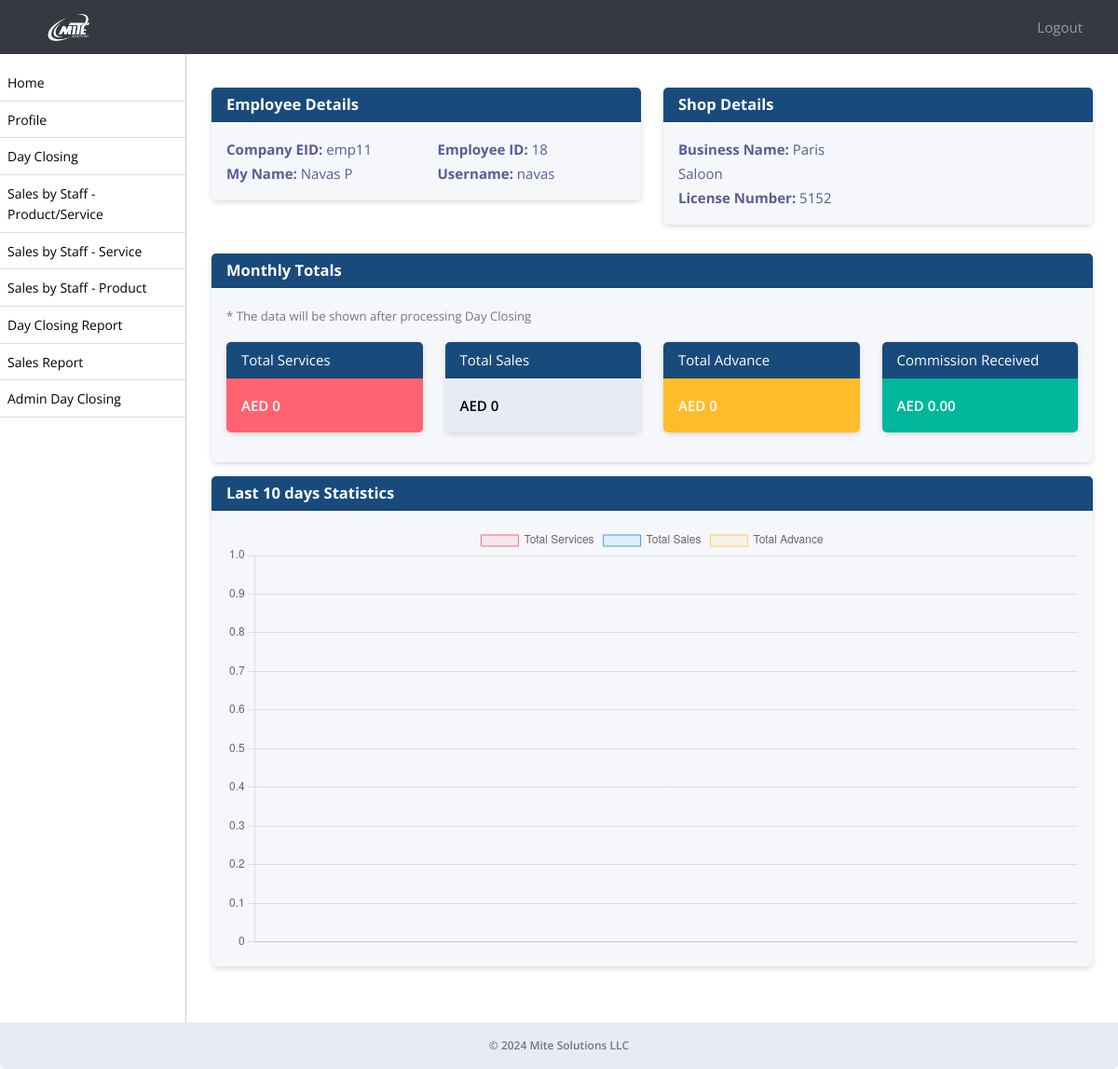
/employee-dashboard/ (signed in), run on an earlier commit of the app's database.
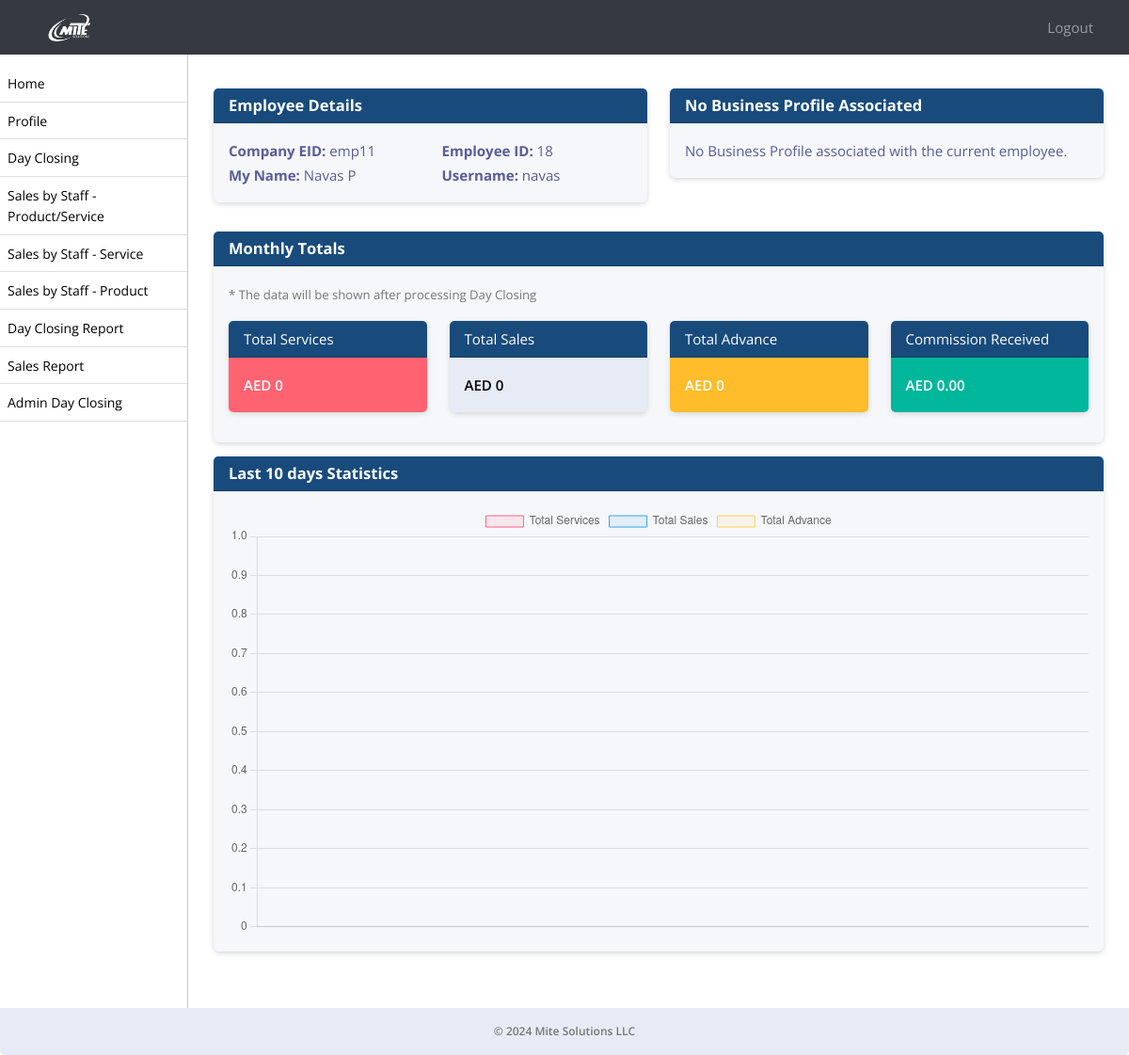
And on a later commit of the database.
### ezshopapp/models.py (models this page shows, shortened)
class Module(models.Model):
    URL_CHOICES = [
        ('/sale/dayclosing/', 'Day Closing'),
        ('/dayclosing/admin/', 'Admin Day Closing'),
        ('/sale/sales-by-staff-item-service/', 'Sales by Staff - Product/Service'),
        ('/sale/sales-by-staff-service/', 'Sales by Staff - Service'),
        ('/sale/sales-by-staff-item/', 'Sales by Staff - Product'),
        ('/sale/day-closing-report/', 'Day Closing Report'),
        ('/sale/sales-report/', 'Sales Report'),
    ]
    URL_NAMES = [
        ('Day Closing', '/sale/dayclosing/'),
        ('Admin Day Closing', '/dayclosing/admin/'),
        ('Sales by Staff - Product/Service', '/sale/sales-by-staff-item-service/'),
        ('Sales by Staff - Service', '/sale/sales-by-staff-service/'),
        ('Sales by Staff - Product', '/sale/sales-by-staff-item/'),
        ('Day Closing Report', '/sale/day-closing-report/'),
        ('Sales Report', '/sale/sales-report/'),
    ]
    url = models.CharField(max_length=150, choices=URL_CHOICES, null=True, verbose_name='Page Name')
    name = models.CharField(max_length=50, choices=URL_NAMES, null=True, verbose_name='Page URL')
    created_on = models.DateTimeField(auto_now_add=True, null=True)

class Employee(models.Model):
    employee_id = models.CharField(max_length=10, unique=True)
    username = models.CharField(max_length=50, null=True)
    password = models.CharField(max_length=50, null=True)
    business_profile = models.CharField(max_length=255, null=True)
    business_profile_id = models.IntegerField(null=True)
    first_name = models.CharField(max_length=255)
    second_name = models.CharField(max_length=255)
    nationality = models.CharField(max_length=255)
    mobile_no = models.CharField(max_length=20, blank=True, null=True)
    passport_no = models.CharField(max_length=20, unique=True)
    passport_expiration_date = models.DateField()
    emirates_id = models.CharField(max_length=20, unique=True)
    id_expiration_date = models.DateField()
    basic_pay = models.DecimalField(max_digits=10, decimal_places=2)
    house_allowance = models.DecimalField(max_digits=10, decimal_places=2, default=0)
    transportation_allowance = models.DecimalField(max_digits=10, decimal_places=2, default=0)
    commission_percentage = models.DecimalField(max_digits=5, decimal_places=2, default=0, validators=[MinValueValidator(0)])
    joining_date = models.DateField()
    job_role = models.ForeignKey(Role, on_delete=models.SET_NULL, null=True)
    is_employee = models.BooleanField(default=True)
    created_on = models.DateTimeField(auto_now_add=True, null=True)

class Shop(models.Model):
    name = models.CharField(max_length=255, verbose_name='Shop Name')
    license_number = models.CharField(max_length=50, unique=True)
    num_users = models.PositiveIntegerField(verbose_name='Number of Users')
    vat_remainder = models.BooleanField(default=True, verbose_name='VAT Reminder')
    employee_transaction_window = models.BooleanField(default=True)
    license_expiration_reminder = models.BooleanField(default=True, verbose_name='License Expiration Reminder')
    employee_visa_expiration_reminder = models.BooleanField(default=True, verbose_name='Employee Visa Expiration Reminder')
    employee_passport_expiration_reminder = models.BooleanField(default=True, verbose_name='Employee Passport Expiration Reminder')
    admin_email = models.EmailField(max_length=100, default='')
    created_on = models.DateTimeField(auto_now_add=True, null=True)

### ezshopapp/views.py (the view)
# urls.py: path('employee-dashboard/', employee_dashboard, name='employee_dashboard'),
def employee_dashboard(request):
    employee_id = request.session.get('employee_id')
    employee = get_object_or_404(Employee, pk=employee_id)
    business_profile = BusinessProfile.objects.filter(name=employee.business_profile).first()
    shop = Shop.objects.filter(name=business_profile.name).first()
    current_month = timezone.now().month
    current_year = timezone.now().year
    first_day_of_month = timezone.datetime(current_year, current_month, 1)
    last_day_of_month = timezone.datetime(current_year, current_month, calendar.monthrange(current_year, current_month)[1])
    day_closings = DayClosingAdmin.objects.filter(employee_id=employee_id, date__gte=first_day_of_month, date__lte=last_day_of_month)
    role = Role.objects.filter(name=employee.job_role).first()
    active_modules = role.modules.all()
    if day_closings.exists():
        total_services = day_closings.aggregate(total_services=Sum('total_services'))['total_services'] or 0
        total_sales = day_closings.aggregate(total_sales=Sum('total_sales'))['total_sales'] or 0
        total_advance = sum(float(closing.advance) for closing in day_closings if closing.advance is not None)
        print(total_advance)
    else:
        total_services = 0
        total_sales = 0
        total_advance = 0
    if employee and employee.commission_percentage:
        com_cal = employee.commission_percentage / 100
    else:
        com_cal = 0
    if total_services is not None and total_sales is not None:
        commission = (total_services + total_sales) * com_cal
    else:
        commission = 0  # Set commission to 0 if total_services or total_sales is None
    chart_data = [{
        'date': closing.date.strftime('%Y-%m-%d'),
        'total_services': float(closing.total_services),
        'total_sales': float(closing.total_sales),
        'total_advance': float(closing.advance) if closing.advance is not None else 0,
    } for closing in day_closings]
    chart_data_json = json.dumps(chart_data)
    context = {
        'employee': employee,
        'business_profile': business_profile,
        'shop': shop,
        'total_services': total_services,
        'total_sales': total_sales,
        'total_advance': total_advance,
        'commission': commission,
        'chart_data_json': chart_data_json,
        'active_modules': active_modules,
    }
    return render(request, 'employee_dashboard.html', context)

### ezshopapp/models.py (called while the page is built)
    def __str__(self):
        return self.name

### ezshopapp/templates/employee_dashboard.html (shortened to what this page needs)
{% extends 'emp_base.html' %}
{% block content %}
<div class="container mt-2 mb-4">
    <div class="row d-none d-lg-flex ">
        <div class="col-md-6">
            <div class="card mb-3">
                <div class="card-header">
                    <h5 class="mb-0 text-white">Employee Details</h5>
                </div>
                <div class="card-body">
                    <div class="row">
                        <div class="col-md-6">
                            <p class="mb-0"><strong>Company EID:</strong> {{ employee.employee_id }}</p>
                            <p class="mb-0 text-capitalize"><strong>My Name:</strong> {{ employee.first_name }} {{ employee.second_name }}</p>
                        </div>
                        <div class="col-md-6">
                            <p class="mb-0"><strong>Employee ID:</strong> {{ employee.id }}</p>
                            <p class="mb-0"><strong>Username:</strong> {{ employee.username }}</p>
                        </div>
                    </div>
                </div>
            </div>
        </div>
        <div class="col-md-6">
            {% if shop %}
                <div class="card mb-3">
                    <div class="card-header">
                       <h5 class="mb-0 text-white">Shop Details</h5>
                    </div>
                    <div class="card-body">
                        <div class="row">
                            <div class="col-md-6">
                                <p class="mb-0"><strong>Business Name:</strong> {{ shop.name }}</p>
                                <p class="mb-0"><strong>License Number:</strong> {{ shop.license_number }}</p>
                            </div>
                        </div>
                    </div>
                </div>
            {% else %}
                <div class="card mb-3">
                    <div class="card-header">
                       <h5 class="mb-0 text-white">No Business Profile Associated</h5>
                    </div>
                    <div class="card-body">
                        <p>No Business Profile associated with the current employee.</p>
                    </div>
                </div>
            {% endif %}
        </div>
    </div>
    <div class="">
        <div class="card">
            <div class="card-header">
                <h5 class="mb-0 text-white">
                    Monthly Totals
                </h5>
            </div>
            <div class="card-body ">
                <div class="row">
                    <p><small class="text-muted">* The data will be shown after processing Day Closing</small></p>
                </div>
                <div class="row d-flex flex-wrap  justify-content-between align-items-center">
                <div class="col-md-3">
                    <div class="card mb-3">
                        <div class="card-header">
                            Total Services
                        </div>
                        <div class="card-body bg-red" >
                            <p>AED {{ total_services }}</p>
                        </div>
                    </div>
                </div>
                <div class="col-md-3">
                    <div class="card mb-3">
                        <div class="card-header">
                            Total Sales
                        </div>
                        <div class="card-body bg-light">
                            <p>AED {{ total_sales }}</p>
                        </div>
                    </div>
                </div>
                <div class="col-md-3 ">
                    <div class="card mb-3">
                        <div class="card-header ">
                            Total Advance
                        </div>
                        <div class="card-body bg-warning">
                            <p>AED {{ total_advance }}</p>
                        </div>
                    </div>
                </div>
                <div class="col-md-3">
                    <div class="card mb-3">
                        <div class="card-header">
                            Commission Received
                        </div>
                        <div class="card-body bg-success">
                            <p>AED {{ commission }}</p>
                        </div>
                    </div>
                </div>
            </div>
        </div>
        </div>
    </div>
    <div class=" mt-2 mb-4">
        <div class="card">
            <div class="card-header">
                <h5 class="mb-0 text-white">Last 10 days Statistics</h5>
            </div>
        <div class="card-body">
            <canvas id="transactionChart" class="custom-graph"></canvas>
        </div>
    </div>
    </div>
    <div class="mb-5">
        <br/>
    </div>
</div>
{% block extra_js %}
<script>
    // JavaScript code for rendering the bar chart using Chart.js
    var chart_data = JSON.parse('{{ chart_data_json|escapejs }}');
var chart_labels = [];
var total_services_data = [];
var total_sales_data = [];
var total_advance_data = [];
// Extracting data for chart
chart_data.forEach(function(item) {
    chart_labels.push(item.date);
    total_services_data.push(item.total_services);
    total_sales_data.push(item.total_sales);
    total_advance_data.push(item.advance);
});
// Drawing the chart
var ctx = document.getElementById('transactionChart').getContext('2d');
var myChart = new Chart(ctx, {
    type: 'bar',
    data: {
        labels: chart_labels,
        datasets: [{
            label: 'Total Services',
            data: total_services_data,
            backgroundColor: 'rgba(255, 99, 132, 0.1)',
            borderColor: 'rgba(255, 99, 132, 1)',
            borderWidth: 1
        }, {
            label: 'Total Sales',
            data: total_sales_data,
            backgroundColor: 'rgba(54, 162, 235, 0.1)',
            borderColor: 'rgba(54, 162, 235, 1)',
            borderWidth: 1
        }, {
            label: 'Total Advance',
            data: total_advance_data,
            backgroundColor: 'rgba(255, 206, 86, 0.1)',
            borderColor: 'rgba(255, 206, 86, 1)',
            borderWidth: 1
        }]
    },
    options: {
        scales: {
            y: {
                beginAtZero: true
            }
        }
    }
});
    localStorage.setItem('employee_id', '{{ request.session.employee_id }}');
    var employeeId = localStorage.getItem('employee_id');
    document.getElementById('employee').value = employeeId;
</script>
{% endblock %}
{% endblock %}

### ezshopapp/templates/emp_base.html (shortened to what this page needs)
{% load static %}
<!DOCTYPE html>
<html lang="en">
<head>
    <link rel="stylesheet" href="https://stackpath.bootstrapcdn.com/bootstrap/4.3.1/css/bootstrap.min.css">
    <link href="../../static/js/style.css" rel="stylesheet">
    <link rel="stylesheet" type="text/css" href="https://cdn.datatables.net/1.11.5/css/jquery.dataTables.css">
    <link rel="stylesheet" href="https://use.fontawesome.com/releases/v5.8.2/css/all.css">
    <link rel="stylesheet" href="https://cdn.datatables.net/1.10.24/css/dataTables.bootstrap4.min.css"/>
    <link rel="stylesheet" type="text/css" href="https://cdn.jsdelivr.net/npm/daterangepicker/daterangepicker.css" />
<link rel="stylesheet" href="https://cdn.datatables.net/2.0.2/css/dataTables.bootstrap5.css">
<link rel="stylesheet" href="https://cdn.datatables.net/responsive/3.0.0/css/responsive.bootstrap5.css">
<link rel="stylesheet" type="text/css" href="https://cdn.datatables.net/buttons/2.2.2/css/buttons.bootstrap5.min.css">
</head>
<body>
<nav class="navbar navbar-expand-lg navbar-dark bg-dark fixed-top">
    <a class="navbar-brand text-left" href="/employee-dashboard/">
         <img src="../../static/assets/logo.png" alt="Mite Solutions"  style="filter: brightness(0) invert(1);" width="5%">
    </a>
    <div class="collapse navbar-collapse" id="navbarNav">
        <ul class="navbar-nav ml-auto pl-3">
                <a class="nav-link" href="{% url 'employee_logout' %}" id="logout-link">Logout</a>
        </ul>
    </div>
</nav>
<div id="sidebar">
<ul id="font-c" style="max-height: 400px; overflow-y: scroll;">
    <li><a href="/employee-dashboard/">Home</a></li>
    <li><a href="/profile/">Profile</a></li>
    {% for module in active_modules %}
        <li>
            <a href="{{ module.url }}">{{ module.name }}</a>
        </li>
    {% endfor %}
</ul>
</div>
<div id="content">
    {% block content %}{% endblock %}
    <footer class="footer mt-auto py-3 bg-light">
        <div class="container text-center">
            <span class="text-muted">&copy; 2024 Mite Solutions LLC</span>
        </div>
    </footer>
</div>
</body>
</html>

### ezshopapp/templates/emp_base.html (style rules this page uses)
body, p, h1, h2, h3, h4, h5, h6, a, li, label, input, div, span, small { font-family: "Open Sans", sans-serif !important; }
.bg-red { background-color: #ff6372; border-bottom-right-radius:5px; border-bottom-left-radius:5px; font-weight: 600; color:#fff; }
.bg-warning, .bg-success { border-bottom-right-radius:5px; border-bottom-left-radius:5px; font-weight: 600; color:#fff; }
.bg-light { border-bottom-right-radius:5px; border-bottom-left-radius:5px; font-weight: 600; color:#000; }
#font-c>li>a { font-size:14px !important; }
body { padding-top: 56px; background-color: #ffffff !important; }
#sidebar { height: 100%; width: 200px; position: fixed; top: 0; left: 0; background-color: #fff; padding-top: 36px; border-right:1px solid #ccc; }
#content { margin-left: 200px; padding: 15px; }
#sidebar ul { list-style: none; padding: 0; }
#sidebar ul li { padding: 8px; border-bottom: 1px solid #ddd; }
#sidebar ul li a { text-decoration: none; color: #000; }
.navbar-brand { margin-left: 4%; }
.card { border:0px !important; margin-top:15px; margin-bottom:15px; box-shadow: 0px 2px 6px -1px #ccc; }
.card-header { background-color: #184b7c !important; color:#fff !important; }
.card-header>a, .card-header>h5 { color:#fff !important; }
a { text-decoration: none !important; }
.bg-dark { background-color: #343a40 !important; }
.navbar-nav.ml-auto { margin-right: 15px; }
.navbar-nav.ml-auto a { color: #fff; margin-right: 15px; }
.footer { position: fixed; left: 0; z-index: 1; bottom: 0; width: 100%; font-size:12px; background-color: #343a40; color: #fff; padding: 8px 0; }
.text-muted { color:#777 !important; }

### ezshopapp/templates/employee_dashboard.html (style rules this page uses)
.custom-graph { width: 400px; height: 300px; }

What changed in the data, as far as the page shows it:
removed Shop: name "Paris Saloon", license_number "5152"
Also different on the page:
text no longer shown: "Shop Details Business Name: License Number:"
text now shown: "No Business Profile Associated No Business Profile associated with the current employee."
